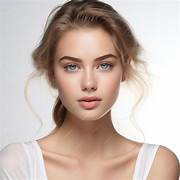
#> input picture data/test/face.jpeg, 180 x 180 px, found by its file name; the run also reads 1 picture not shown here
$ python 9.py
#> lines starting #> are read from the running program, lines starting #| are printed output that depends on the picture
import cv2
import numpy as np
from matplotlib import pyplot as plt

test_image = cv2.imread(r'data\test\face.jpeg')
#> test_image is the input picture: shape (180, 180, 3); mean B, G, R 175, 183.6, 201.3
known_images = [cv2.imread(r'data\known\face.jpeg') for _ in range(1)]
#> known_images = 1 item


if test_image is None or any(img is None for img in known_images):
    raise FileNotFoundError("Check that all images exist in the folder.")

# Calculate color histogram for an image
def calc_hist(img):
    hist = cv2.calcHist([img], [0, 1, 2], None, [8, 8, 8],
                        [0, 256, 0, 256, 0, 256])
    hist = cv2.normalize(hist, hist).flatten()
#> hist = 512 values, max 0.805 at index 511, min 0 at index 4, mean 0.00556
    return hist

# Recognize face by comparing histograms
test_hist = calc_hist(test_image)
#> test_hist has the same summary as hist in calc_hist
distances = [cv2.compareHist(test_hist, calc_hist(kimg), cv2.HISTCMP_BHATTACHARYYA)
             for kimg in known_images]
#> distances = [0]

recognized_index = np.argmin(distances)
#> recognized_index = 0
if distances[recognized_index] <= 0.5:
    print(f"Face recognized as person {recognized_index + 1}")
#| Face recognized as person 1
else:
    print("Face not recognized")

# Display images
plt.figure(figsize=(10, 5))
plt.subplot(1, len(known_images) + 1, 1)
plt.imshow(cv2.cvtColor(test_image, cv2.COLOR_BGR2RGB))
plt.title('Test Image')

for i, kimg in enumerate(known_images):
    plt.subplot(1, len(known_images) + 1, i + 2)
    plt.imshow(cv2.cvtColor(kimg, cv2.COLOR_BGR2RGB))
    plt.title(f'Known Image {i + 1}')
#> this loop made 1 pass

plt.tight_layout()
plt.show()
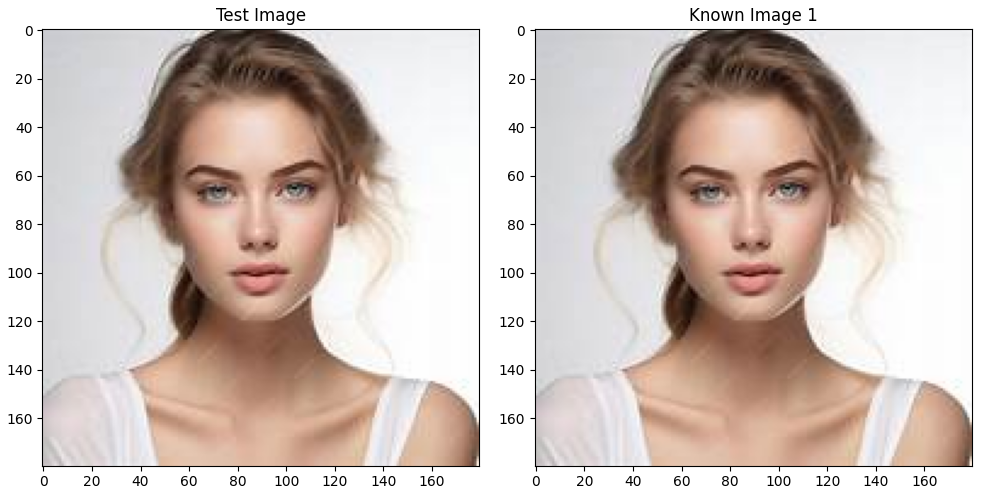
#> figure drawn by matplotlib, 2 panels
